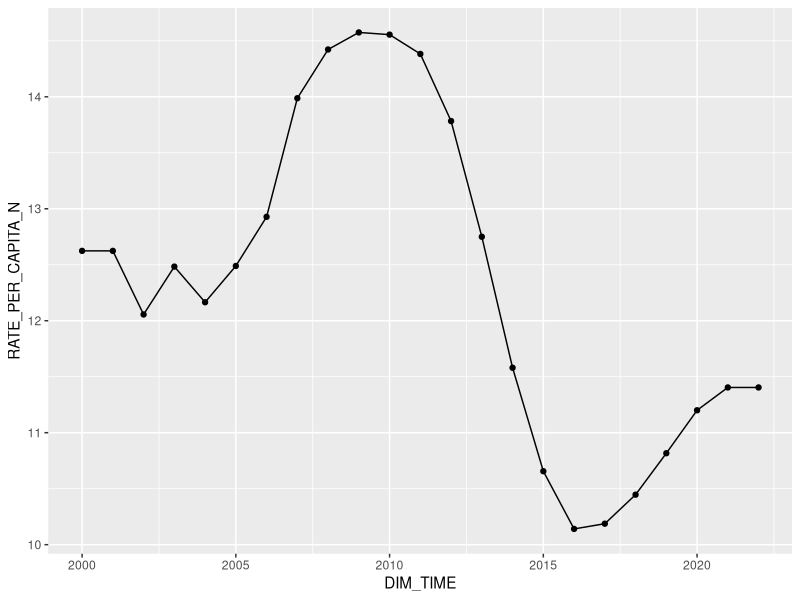
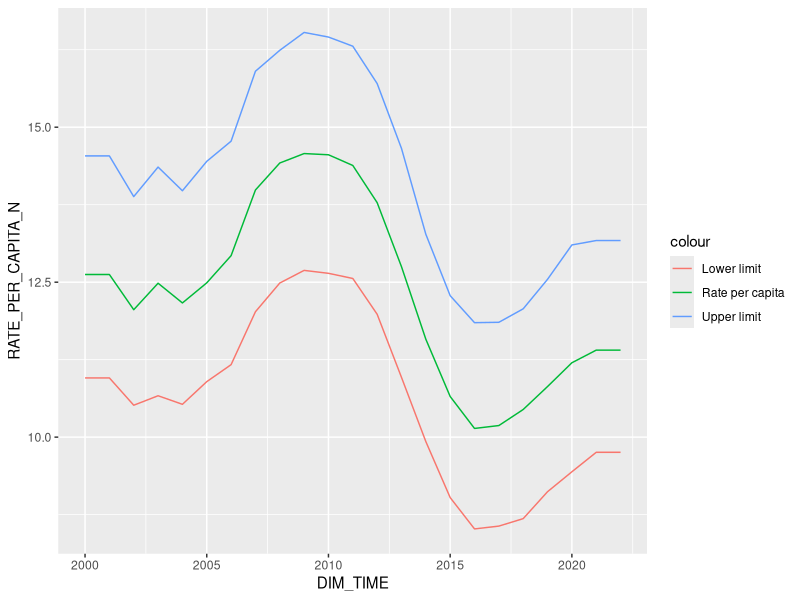
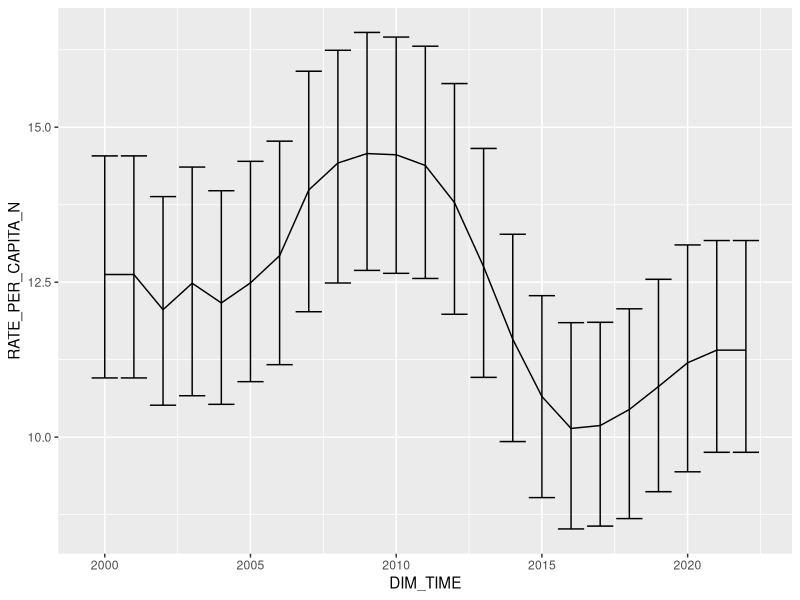
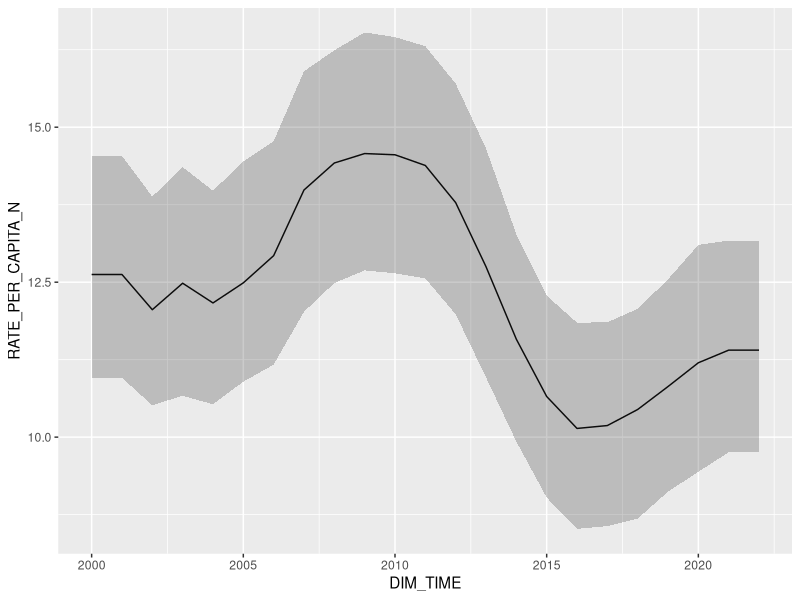

These charts were generated, in order, by the following R code:
## ---- chunk 1
knitr::opts_chunk$set(echo = TRUE)
library(dplyr)
library(ggplot2)
## ---- chunk 2
alcohol_country <- read.csv("alcohol_country.csv")
## ---- chunk 3
country <- unique(alcohol_country$GEO_NAME_SHORT)[[sample(1:length(unique(alcohol_country$GEO_NAME_SHORT)), 1)]]
filter(alcohol_country, GEO_NAME_SHORT == country)
print(country)
## ---- chunk 4
#| fig.cap: !expr country
alcohol_country %>% 
  filter(alcohol_country$GEO_NAME_SHORT == country) %>%
  ggplot(aes(x=DIM_TIME, y=RATE_PER_CAPITA_N)) +
    geom_line() +
    geom_point()
## ---- chunk 5
alcohol_country %>% 
  filter(alcohol_country$GEO_NAME_SHORT == country) %>%
  ggplot(aes(x=DIM_TIME)) +
    geom_line(aes(y = RATE_PER_CAPITA_N, colour = "Rate per capita")) +
    geom_line(aes(y = RATE_PER_CAPITA_NL, colour = "Lower limit")) +
    geom_line(aes(y = RATE_PER_CAPITA_NU, colour = "Upper limit"))
## ---- chunk 6
alcohol_country %>% 
  filter(alcohol_country$GEO_NAME_SHORT == country) %>%
  ggplot(aes(x=DIM_TIME)) +
  geom_line(aes(y = RATE_PER_CAPITA_N)) +
  geom_errorbar(aes(ymin = RATE_PER_CAPITA_NL, ymax = RATE_PER_CAPITA_NU))
  
## ---- chunk 7
alcohol_country %>% 
  filter(alcohol_country$GEO_NAME_SHORT == country) %>%
  ggplot(aes(x=DIM_TIME, y = RATE_PER_CAPITA_N, ymin = RATE_PER_CAPITA_NL, ymax = RATE_PER_CAPITA_NU)) +
  geom_line() +
  geom_ribbon(alpha = 0.25)
